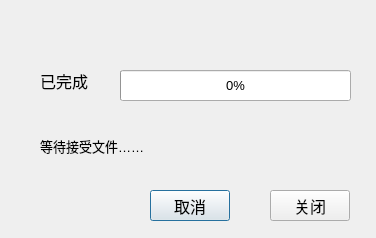
<?xml version="1.0" encoding="UTF-8"?>
<ui version="4.0">
 <class>Client</class>
 <widget class="QDialog" name="Client">
  <property name="geometry">
   <rect>
    <x>0</x>
    <y>0</y>
    <width>376</width>
    <height>238</height>
   </rect>
  </property>
  <property name="font">
   <font>
    <pointsize>10</pointsize>
   </font>
  </property>
  <property name="windowTitle">
   <string>Dialog</string>
  </property>
  <widget class="QLabel" name="label">
   <property name="geometry">
    <rect>
     <x>40</x>
     <y>70</y>
     <width>61</width>
     <height>21</height>
    </rect>
   </property>
   <property name="font">
    <font>
     <pointsize>12</pointsize>
    </font>
   </property>
   <property name="text">
    <string>已完成</string>
   </property>
  </widget>
  <widget class="QProgressBar" name="progressBar">
   <property name="geometry">
    <rect>
     <x>120</x>
     <y>70</y>
     <width>231</width>
     <height>31</height>
    </rect>
   </property>
   <property name="value">
    <number>0</number>
   </property>
  </widget>
  <widget class="QLabel" name="cStatusLbl">
   <property name="geometry">
    <rect>
     <x>40</x>
     <y>130</y>
     <width>111</width>
     <height>31</height>
    </rect>
   </property>
   <property name="font">
    <font>
     <pointsize>10</pointsize>
    </font>
   </property>
   <property name="text">
    <string>等待接受文件……</string>
   </property>
  </widget>
  <widget class="QPushButton" name="cCancleBtn">
   <property name="geometry">
    <rect>
     <x>150</x>
     <y>190</y>
     <width>80</width>
     <height>31</height>
    </rect>
   </property>
   <property name="font">
    <font>
     <pointsize>12</pointsize>
    </font>
   </property>
   <property name="text">
    <string>取消</string>
   </property>
  </widget>
  <widget class="QPushButton" name="cCloseBtn">
   <property name="geometry">
    <rect>
     <x>270</x>
     <y>190</y>
     <width>80</width>
     <height>31</height>
    </rect>
   </property>
   <property name="font">
    <font>
     <pointsize>12</pointsize>
    </font>
   </property>
   <property name="text">
    <string>关闭</string>
   </property>
  </widget>
 </widget>
 <resources/>
 <connections/>
</ui>
